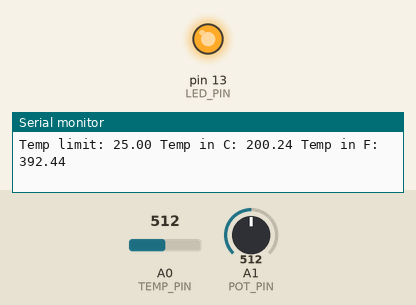
Recording of a sketch running on a simulated Arduino Uno, built with avr-gcc and run on an emulated ATmega328P. Parts: output pins drawn as LEDs (lit = HIGH), the last lines printed to the serial monitor. Inputs (shaded band) come from the test bench; at power-on: A0 (TEMP_PIN) = 512, A1 (POT_PIN) = 512.

Above: at 1.3 s.
1.4 s: A0 (TEMP_PIN) set to 170
2.9 s: A0 (TEMP_PIN) set to 146
At 4.2 s:
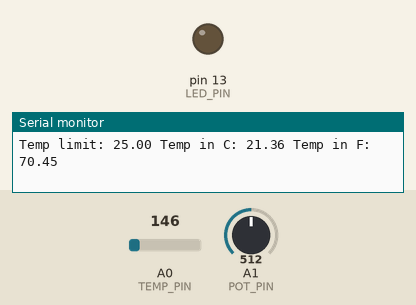
4.5 s: A0 (TEMP_PIN) set to 306
At 5.7 s:
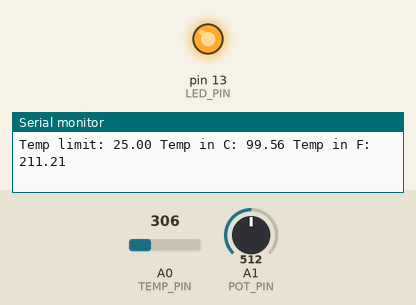
6.0 s: A0 (TEMP_PIN) set to 0
At 7.1 s:
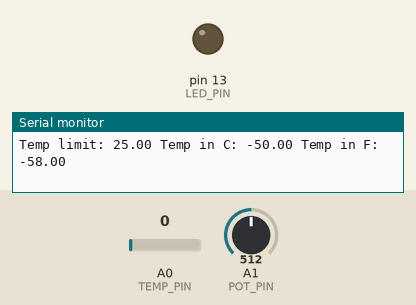
Timing chart, 0 to 9.0 s (numbered marks = the images above; inputs shaded):
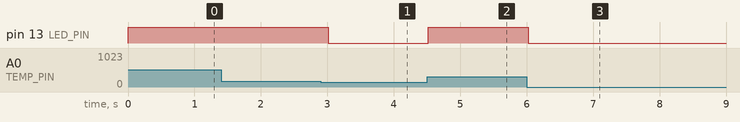

Measured:
- the behaviour switches between 154 and 153 on A0 (TEMP_PIN) (found by bisection; images 0 and 1)
- after the input at 2.9 s, pin 13 (LED_PIN): HIGH → LOW after 0.11 s
- after the input at 4.5 s, pin 13 (LED_PIN): LOW → HIGH at once
- after the input at 6.0 s, pin 13 (LED_PIN): HIGH → LOW at once

The sketch:

oppgave_14_innlev_s3.ino
```cpp
const int TEMP_PIN = A0;
  const int POT_PIN = A1;
  const int LED_PIN = 13;

  void setup() {
    pinMode( LED_PIN, OUTPUT );
    Serial.begin( 9600 );
  }

  void loop() {
    // Read temperature from sensor, return as degrees C
    float tempInC = getTemperatureInC( TEMP_PIN );
    // Convert from Celsius to Fahrenheit
    float tempInF = celsiusToFahrenheit( tempInC );

    // Read from potmeter, and return in degrees C
    float tempLimitInC = getTempLimit( POT_PIN );

    if ( tempInC > tempLimitInC )
    {
      turnLedOn( LED_PIN );
    }
    else
    {
      turnLedOff( LED_PIN );
    }
    showInformation( tempLimitInC, tempInC, tempInF ); // Prints info to Serial Monitor
  }

  /**
   * Prints information about the temperature to the
   * serial monitor
   */
  void showInformation( float tempLimit, float tempC, float tempF )
  {
    Serial.print("Temp limit: ");
    Serial.print( tempLimit );
    Serial.print(" Temp in C: ");
    Serial.print( tempC );
    Serial.print(" Temp in F: ");
    Serial.println( tempF );
    delay(500);
  }

  /**
   * Returns the temperature from the temperature sensor
   * as degrees Celsius.
   */
  float getTemperatureInC( int sensorPin )
  {
    float measuredTempInC = 0;
    float measuredVoltage = 0;
    int sensorInput = analogRead( sensorPin );
    measuredVoltage = 5.0/1023 * sensorInput;
    measuredTempInC = 25 + (measuredVoltage - 0.750)*100;
    return measuredTempInC;
  }

  /**
   * Converts the temperature from Celsius to Fahrenheit
   */
  float celsiusToFahrenheit( float tempC )
  {
    return tempC*9.0/5.0 + 32; //Note that we use float, i.e. 9.0 not 9
  }

  /**
   * Returns the temperature limit based on the
   * input from the potmeter.
   * The range is set to 20 to 30.
   */
  int getTempLimit( int potPin )
  {
    int tempLimit;
    tempLimit = map( analogRead( potPin ), 0, 1023, 20, 30 );
    return tempLimit;
  }

  /**
   * Turns on the LED-pin given by the format
   */
  void turnLedOn( int ledPin )
  {
    digitalWrite( ledPin, HIGH );
  }

  /**
   * Turns off the LED-pin given by the parameter
   */
  void turnLedOff( int ledPin )
  {
    digitalWrite( ledPin, LOW );
  }
```
